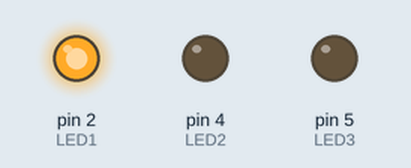
The sketch below on a simulated Arduino Uno, built with avr-gcc and run on an emulated ATmega328P. Shown: output pins drawn as LEDs (lit = HIGH).

Above: at 1.0 s.
At 3.0 s:
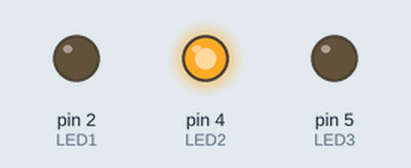
At 5.0 s:
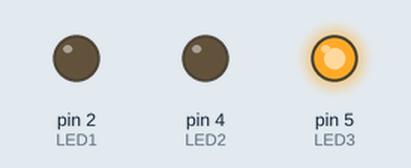
Timing chart, 0 to 7.8 s (numbered marks = the images above):
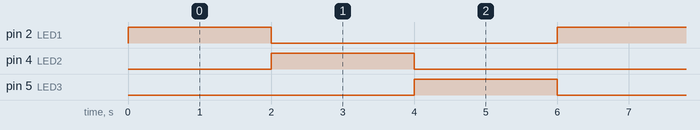

Measured:
- by itself, pin 2 (LED1), pin 4 (LED2), pin 5 (LED3): alternates HIGH for 2.0 s and LOW for 4.0 s
- by itself, everything shown: repeats every 6.0 s, in 4 steps

The sketch:

sketch_jan18a_copy_20260120113239.ino
```cpp
const int LED1 = 2;
const int LED2 = 4;
const int LED3 = 5;

void setup() {
  // put your setup code here, to run once:
pinMode(LED1, OUTPUT);
pinMode(LED2, OUTPUT);
pinMode(LED3, OUTPUT);
}

void loop() {
  // put your main code here, to run repeatedly:
digitalWrite(LED1,HIGH);
delay(2000);
digitalWrite(LED1,LOW);

digitalWrite(LED2,HIGH);
delay(2000);
digitalWrite(LED2,LOW);

digitalWrite(LED3,HIGH);
delay(2000);
digitalWrite(LED3,LOW);
}
```
